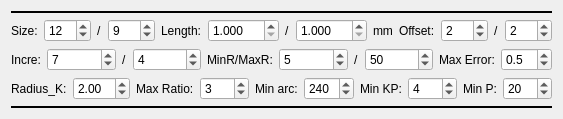
            <widget class="QWidget" name="page_10">
             <layout class="QGridLayout" name="gridLayout_50">
              <item row="0" column="0">
               <widget class="QLabel" name="split_label_6">
                <property name="sizePolicy">
                 <sizepolicy hsizetype="Preferred" vsizetype="Fixed">
                  <horstretch>0</horstretch>
                  <verstretch>0</verstretch>
                 </sizepolicy>
                </property>
                <property name="minimumSize">
                 <size>
                  <width>0</width>
                  <height>2</height>
                 </size>
                </property>
                <property name="maximumSize">
                 <size>
                  <width>16777215</width>
                  <height>2</height>
                 </size>
                </property>
                <property name="styleSheet">
                 <string notr="true">background-color: rgb(0, 0, 0);</string>
                </property>
                <property name="text">
                 <string>TextLabel</string>
                </property>
               </widget>
              </item>
              <item row="1" column="0">
               <layout class="QVBoxLayout" name="verticalLayout_46">
                <item>
                 <layout class="QHBoxLayout" name="horizontalLayout_87" stretch="0,1,0,1,0,1,0,1,0,0,0,0,0">
                  <item>
                   <widget class="QLabel" name="chess_width_label_4">
                    <property name="text">
                     <string>Size:</string>
                    </property>
                   </widget>
                  </item>
                  <item>
                   <widget class="QSpinBox" name="chess_width_size_oricircle_spinBox">
                    <property name="maximum">
                     <number>999</number>
                    </property>
                    <property name="value">
                     <number>12</number>
                    </property>
                   </widget>
                  </item>
                  <item>
                   <widget class="QLabel" name="chess_height_label_2">
                    <property name="text">
                     <string>/</string>
                    </property>
                   </widget>
                  </item>
                  <item>
                   <widget class="QSpinBox" name="chess_height_size_oricircle_spinBox">
                    <property name="maximum">
                     <number>999</number>
                    </property>
                    <property name="value">
                     <number>9</number>
                    </property>
                   </widget>
                  </item>
                  <item>
                   <widget class="QLabel" name="chess_width_label_5">
                    <property name="text">
                     <string>Length:</string>
                    </property>
                   </widget>
                  </item>
                  <item>
                   <widget class="QDoubleSpinBox" name="chess_width_length_oricircle_doubleSpinBox">
                    <property name="decimals">
                     <number>3</number>
                    </property>
                    <property name="minimum">
                     <double>1.000000000000000</double>
                    </property>
                    <property name="maximum">
                     <double>999.999000000000024</double>
                    </property>
                   </widget>
                  </item>
                  <item>
                   <widget class="QLabel" name="chess_width_label_6">
                    <property name="text">
                     <string>/</string>
                    </property>
                   </widget>
                  </item>
                  <item>
                   <widget class="QDoubleSpinBox" name="chess_height_length_oricircle_doubleSpinBox">
                    <property name="decimals">
                     <number>3</number>
                    </property>
                    <property name="minimum">
                     <double>1.000000000000000</double>
                    </property>
                    <property name="maximum">
                     <double>999.990000000000009</double>
                    </property>
                   </widget>
                  </item>
                  <item>
                   <widget class="QLabel" name="chess_height_label_4">
                    <property name="text">
                     <string>mm</string>
                    </property>
                   </widget>
                  </item>
                  <item>
                   <widget class="QLabel" name="chess_width_label_7">
                    <property name="text">
                     <string>Offset:</string>
                    </property>
                   </widget>
                  </item>
                  <item>
                   <widget class="QSpinBox" name="offset_width_size_oricircle_spinBox">
                    <property name="maximum">
                     <number>999</number>
                    </property>
                    <property name="singleStep">
                     <number>1</number>
                    </property>
                    <property name="value">
                     <number>2</number>
                    </property>
                   </widget>
                  </item>
                  <item>
                   <widget class="QLabel" name="chess_height_label_5">
                    <property name="text">
                     <string>/</string>
                    </property>
                   </widget>
                  </item>
                  <item>
                   <widget class="QSpinBox" name="offset_height_size_oricircle_spinBox">
                    <property name="maximum">
                     <number>999</number>
                    </property>
                    <property name="value">
                     <number>2</number>
                    </property>
                   </widget>
                  </item>
                 </layout>
                </item>
                <item>
                 <layout class="QHBoxLayout" name="horizontalLayout_88" stretch="0,1,0,1,0,1,0,1,0,0">
                  <item>
                   <widget class="QLabel" name="chess_width_label_8">
                    <property name="text">
                     <string>Incre:</string>
                    </property>
                   </widget>
                  </item>
                  <item>
                   <widget class="QSpinBox" name="circle_incre_width_size_oricircle_spinBox">
                    <property name="maximum">
                     <number>999</number>
                    </property>
                    <property name="value">
                     <number>7</number>
                    </property>
                   </widget>
                  </item>
                  <item>
                   <widget class="QLabel" name="chess_height_label_6">
                    <property name="text">
                     <string>/</string>
                    </property>
                   </widget>
                  </item>
                  <item>
                   <widget class="QSpinBox" name="circle_incre_height_size_oricircle_spinBox">
                    <property name="maximum">
                     <number>999</number>
                    </property>
                    <property name="value">
                     <number>4</number>
                    </property>
                   </widget>
                  </item>
                  <item>
                   <widget class="QLabel" name="MIN_MAX_R_label">
                    <property name="text">
                     <string>MinR/MaxR:</string>
                    </property>
                   </widget>
                  </item>
                  <item>
                   <widget class="QSpinBox" name="min_R_spinBox">
                    <property name="minimum">
                     <number>1</number>
                    </property>
                    <property name="maximum">
                     <number>9999</number>
                    </property>
                    <property name="value">
                     <number>5</number>
                    </property>
                   </widget>
                  </item>
                  <item>
                   <widget class="QLabel" name="MIN_MAX_R_label_2">
                    <property name="text">
                     <string>/</string>
                    </property>
                   </widget>
                  </item>
                  <item>
                   <widget class="QSpinBox" name="max_R_spinBox">
                    <property name="minimum">
                     <number>1</number>
                    </property>
                    <property name="maximum">
                     <number>9999</number>
                    </property>
                    <property name="value">
                     <number>50</number>
                    </property>
                   </widget>
                  </item>
                  <item>
                   <widget class="QLabel" name="max_error_label">
                    <property name="text">
                     <string>Max Error:</string>
                    </property>
                   </widget>
                  </item>
                  <item>
                   <widget class="QDoubleSpinBox" name="max_error_doubleSpinBox">
                    <property name="decimals">
                     <number>1</number>
                    </property>
                    <property name="minimum">
                     <double>0.100000000000000</double>
                    </property>
                    <property name="maximum">
                     <double>50.000000000000000</double>
                    </property>
                    <property name="value">
                     <double>0.500000000000000</double>
                    </property>
                   </widget>
                  </item>
                 </layout>
                </item>
                <item>
                 <layout class="QHBoxLayout" name="horizontalLayout_89" stretch="0,1,0,1,0,1,0,1,0,1">
                  <item>
                   <widget class="QLabel" name="ratio_k_label">
                    <property name="text">
                     <string>Radius_K:</string>
                    </property>
                   </widget>
                  </item>
                  <item>
                   <widget class="QDoubleSpinBox" name="radius_k_doubleSpinBox">
                    <property name="minimum">
                     <double>1.000000000000000</double>
                    </property>
                    <property name="maximum">
                     <double>10.000000000000000</double>
                    </property>
                    <property name="value">
                     <double>2.000000000000000</double>
                    </property>
                   </widget>
                  </item>
                  <item>
                   <widget class="QLabel" name="max_ratio_label">
                    <property name="text">
                     <string>Max Ratio:</string>
                    </property>
                   </widget>
                  </item>
                  <item>
                   <widget class="QSpinBox" name="max_ratio_spinBox">
                    <property name="minimum">
                     <number>1</number>
                    </property>
                    <property name="maximum">
                     <number>10</number>
                    </property>
                    <property name="value">
                     <number>3</number>
                    </property>
                   </widget>
                  </item>
                  <item>
                   <widget class="QLabel" name="Min_arc_label">
                    <property name="text">
                     <string>Min arc:</string>
                    </property>
                   </widget>
                  </item>
                  <item>
                   <widget class="QSpinBox" name="max_arc_spinBox">
                    <property name="minimum">
                     <number>1</number>
                    </property>
                    <property name="maximum">
                     <number>360</number>
                    </property>
                    <property name="value">
                     <number>240</number>
                    </property>
                   </widget>
                  </item>
                  <item>
                   <widget class="QLabel" name="Min_keypoint_label">
                    <property name="text">
                     <string>Min KP:</string>
                    </property>
                   </widget>
                  </item>
                  <item>
                   <widget class="QSpinBox" name="max_KP_spinBox">
                    <property name="minimum">
                     <number>3</number>
                    </property>
                    <property name="maximum">
                     <number>999</number>
                    </property>
                    <property name="value">
                     <number>4</number>
                    </property>
                   </widget>
                  </item>
                  <item>
                   <widget class="QLabel" name="Min_keypoint_label_2">
                    <property name="text">
                     <string>Min P:</string>
                    </property>
                   </widget>
                  </item>
                  <item>
                   <widget class="QSpinBox" name="max_P_spinBox">
                    <property name="minimum">
                     <number>6</number>
                    </property>
                    <property name="maximum">
                     <number>999</number>
                    </property>
                    <property name="value">
                     <number>20</number>
                    </property>
                   </widget>
                  </item>
                 </layout>
                </item>
               </layout>
              </item>
              <item row="2" column="0">
               <widget class="QLabel" name="split_label_7">
                <property name="sizePolicy">
                 <sizepolicy hsizetype="Preferred" vsizetype="Fixed">
                  <horstretch>0</horstretch>
                  <verstretch>0</verstretch>
                 </sizepolicy>
                </property>
                <property name="minimumSize">
                 <size>
                  <width>0</width>
                  <height>2</height>
                 </size>
                </property>
                <property name="maximumSize">
                 <size>
                  <width>16777215</width>
                  <height>2</height>
                 </size>
                </property>
                <property name="styleSheet">
                 <string notr="true">background-color: rgb(0, 0, 0);</string>
                </property>
                <property name="text">
                 <string>TextLabel</string>
                </property>
               </widget>
              </item>
             </layout>
            </widget>
